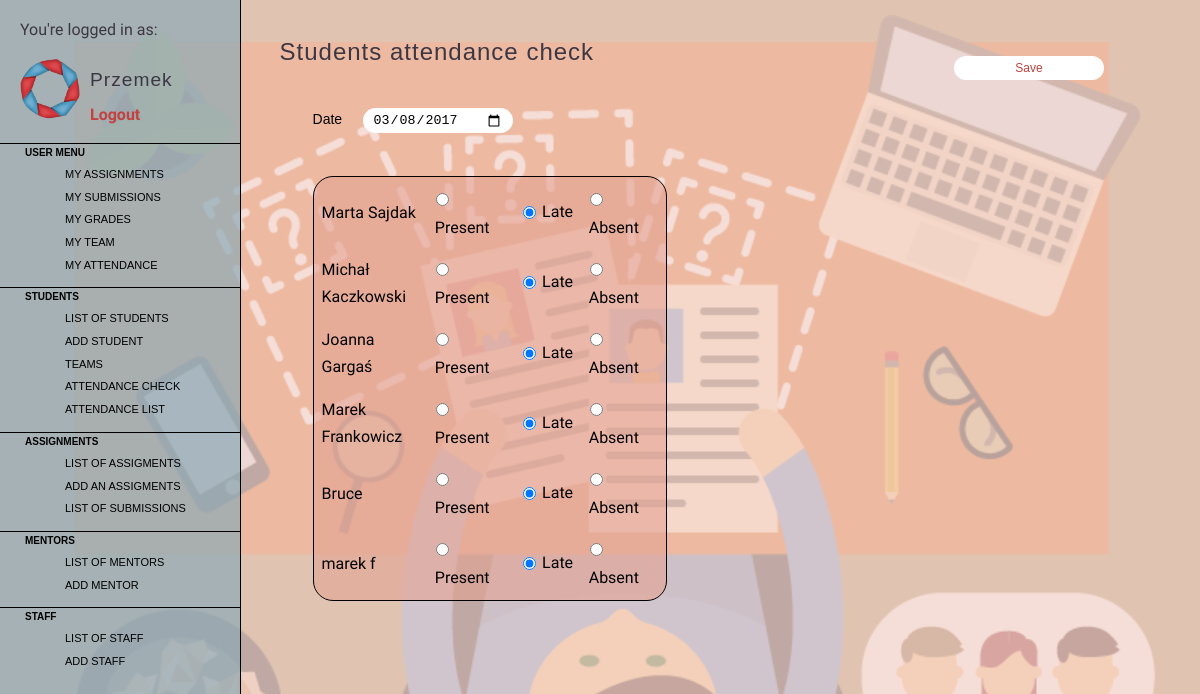
Before: /attendances/check/ with the older database file.
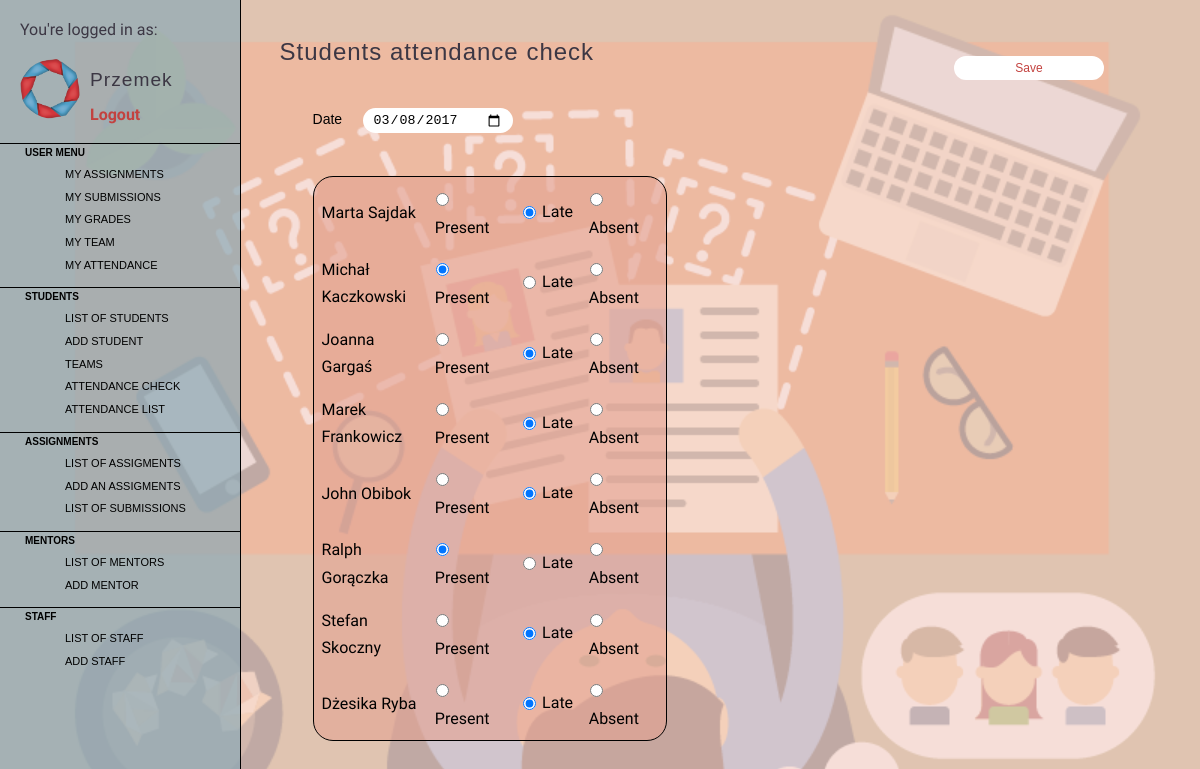
After: the same page with the newer database file.
### tables this page shows
CREATE TABLE "users" (
	`user_id`	INTEGER PRIMARY KEY AUTOINCREMENT,
	`name`	TEXT NOT NULL,
	`mail`	TEXT,
	`password`	CHAR(20) NOT NULL,
	`role`	TEXT NOT NULL
);

### controllers/attendances_ctrl.py (the view, shortened to what this page needs)
@attendances_ctrl.route("/attendances/check/", methods=['GET', 'POST'])
def check_attendance():
    students_list = User.get_user_list_by_role('student')
    chosen_date = request.args.get('date', None)
    by_date_list = Attendance.get_attendance_list_by_date(chosen_date)
    student_status_dict = {}
    for attendance in by_date_list:
        student_status_dict[attendance.get_student().get_id()] = attendance.get_status()
    if request.method == 'GET':
        if chosen_date is None:
            chosen_date = time.strftime("%Y-%m-%d")
            by_date_list = Attendance.get_attendance_list_by_date(chosen_date)
            student_status_dict = {}
            print(by_date_list)
            if len(by_date_list) != 0:
                for attendance in by_date_list:
                    student_status_dict[attendance.get_student().get_id()] = attendance.get_status()
            return render_template('attendance_check.html', students_list=students_list,
                                   chosen_date=chosen_date, student_status_dict=student_status_dict)
        elif len(by_date_list) == 0:
            return render_template('attendance_check.html', students_list=students_list,
                                   chosen_date=chosen_date, student_status_dict={})
        else:
            return render_template('attendance_check.html', students_list=students_list,
                                   chosen_date=chosen_date, student_status_dict=student_status_dict)

### db_controller.py (called while the page is built)
    @classmethod
    def connect(cls):
        return sqlite3.connect('data/ccms.db')

    @classmethod
    def read_user_record_by_user_id(cls, user_id):
        conn = cls.connect()
        cursor = conn.cursor()
        query = "SELECT * FROM `users` WHERE `user_id` = ?;"
        cursor.execute(query, (user_id,))
        user = cursor.fetchall()
        conn.close()
        return user

    @classmethod
    def read_user_record_list_by_role(cls, role):
        conn = cls.connect()
        cursor = conn.cursor()
        query = "SELECT * FROM `users` WHERE `role` = ?;"
        cursor.execute(query, (role,))
        user_list = cursor.fetchall()
        conn.close()
        return user_list

    @classmethod
    def read_attendance_record_list_by_date(cls, date):
        conn = cls.connect()
        cursor = conn.cursor()
        query = "SELECT * FROM `attendances` WHERE `date` = ?;"
        cursor.execute(query, (date,))
        attendance = cursor.fetchall()
        conn.close()
        return attendance

### main.py (called while the page is built)
@app.teardown_appcontext
def close_connection(exception):
    db = getattr(g, '_database', None)
    if db is not None:
        db.close()

### models/attendances.py (called while the page is built)
    @classmethod
    def get_attendance_list_by_date(cls, date):
        return cls.create_attendance_list_by_date(date)

    @classmethod
    def create_attendance_list_by_date(cls, date):
        attendance_data = DB.read_attendance_record_list_by_date(date)
        return [Attendance(*attendance) for attendance in attendance_data]

    def get_student(self):
        return self.student

    def get_status(self):
        return self.status

### models/users.py (called while the page is built)
    @classmethod
    def get_user_by_id(cls, user_id):
        return cls.create_user(user_id)

    @classmethod
    def get_user_list_by_role(cls, role):
        return cls.create_user_list_by_role(role)

    @classmethod
    def create_user(cls, user_id):
        pairs = {"student": Student, "mentor": Mentor, "staff": Staff, "boss": Boss}
        args = DB.read_user_record_by_user_id(user_id)
        return pairs[args[0][-1]](*args[0][:-1])

    @classmethod
    def create_user_list_by_role(cls, role):
        user_list = []
        users_data = DB.read_user_record_list_by_role(role)
        pairs = {"student": Student, "mentor": Mentor, "staff": Staff, "boss": Boss}
        for user in users_data:
            user_list.append(pairs[user[-1]](*user[:-1]))
        return user_list

    def get_name(self):
        return self.name

    def get_id(self):
        return self.id

### templates/attendance_check.html (shortened to what this page needs)
{% extends "layout.html" %}
{% block page_name_h1 %}Students attendance check{% endblock %}
{% block content %}
    <div class="content">
    <form action method="GET">
    <div id="label-input">
        <label>Date </label><input type="date" name="date" placeholder="Date"
                                   onchange="this.form.submit()"
           {{ "value={}".format(chosen_date) if chosen_date }} >
      </div>
    </form>
    <form action method="POST">
      <table id="attendance_table">
          {% for student in students_list %}
          <tr>
              <td> {{ student.get_name() }}</td>
              <td><input type="radio" name="{{ student.get_id() }}" value=1 required
                      {{ "checked=checked" if student_status_dict[student.get_id()] == 1}}/>Present</td>
              <td><input type="radio" name="{{ student.get_id() }}" value=0.8 required
                      {{ "checked=checked" if student_status_dict[student.get_id()] == 0.8}}/>Late</td>
              <td><input type="radio" name="{{ student.get_id() }}" value=0 required
                      {{ "checked=checked" if student_status_dict[student.get_id()] == 0}}/>Absent</td>
          </tr>
          {% endfor %}
      <button class="submit_button" type="submit" name="button">Save</button>
      </table>
    </form>
    </div>
  </div>
{% endblock %}

### templates/layout.html (shortened to what this page needs)
<!DOCTYPE html>
<html lang="en">
  <head>
    <link rel="stylesheet" href="/static/css/style.css">
  </head>
  <body>
    <sidebar>
      <header class="sideheader">
        <p>You're logged in as:</p>
        <img id="logo" src="images/logo.png" alt="logo">
        <h2>Przemek</h2>
        <a href="index.html">Logout</a>
      </header>
      <nav>
         <ul>
             <li><a href="user_details.html">User menu</a></li>
            <ul class="submenu">
                <li><a href="assignments.html">My assignments</a></li>
                <li><a href="submissions.html">My submissions</a></li>
                <li><a href="grades_view.html">My grades</a></li>
                <li><a href="team_details.html">My team</a></li>
                <li><a href="attendance_student_view.html">My attendance</a></li>
            </ul>
                <li><a href="users.html">Students</a></li>
                <ul class="submenu">
                    <li><a href="users.html">List of students</a></li>
                    <li><a href="add_edit_person_form.html">Add student</a></li>
                    <li><a href="teams.html">Teams</a></li>
                    <li><a href="attendance_check.html">Attendance check</a></li>
                    <li><a href="attendance_list.html">Attendance list</a></li>
                </ul>
                <li><a href="assignments.html">Assignments</a></li>
                    <ul class="submenu">
                    <li><a href="assignments.html">List of assigments</a></li>
                    <li><a href="add_edit_assignment.html">Add an assigments</a></li>
                    <li><a href="submissions.html">List of submissions</a></li>
                  </ul>
              <li><a href="users.html">Mentors</a></li>
                <ul class="submenu">
                  <li><a href="users.html">List of mentors</a></li>
                  <li><a href="add_edit_person_form.html">Add mentor</a></li>
                </ul>
              <li><a href="users.html">Staff</a></li>
                <ul class="submenu">
                  <li><a href="users.html">List of staff</a></li>
                  <li><a href="add_edit_person_form.html">Add staff</a></li>
                </ul>
            </ul>
          </nav>
    </sidebar>
    <div class="wrap">
        <h1>{% block page_name_h1 %}{% endblock %}</h1>
      <div class="content">
      {% block content %}{% endblock %}
      </div>
  </body>
</html>

### static/css/style.css (style rules this page uses)
html, body { height: 100%; }
body { font: 100% "Nunito Sans", sans-serif; line-height: 1.7; margin: 0; padding: 0; min-width: 470px; width: 100%; }
body::after { content: ""; background-image: url("/static/images/background.png"); background-size: 100%; position: fixed; z-index: -1; opacity: 0.3; top: 0; left: 0; bottom: 0; right: 0; height: 100%; }
p { color: #3C3744; text-align: left; }
h1, h2 { margin: 2%; font: normal 1.2em Sansita, sans-serif; letter-spacing: 1px; color: #3C3744; }
h1 { font-size: 1.5em; padding: 2%; }
h2 { margin: 0; padding: 10px 0; }
header { padding: 0 20px 5px 20px; }
#logo { border-radius: 50%; float: left; padding-right: 10px; width: 60px; }
a:link, a:visited, a:active, a:hover { font-weight: bold; text-decoration: none; color: #C3423F; }
button, .button { background-color: white; color: #C3423F; font-size: 12px; text-align: center; margin: 0 0 0 10px; padding: 3px 0; text-decoration: none; border-radius: 20px; border:none; display: inline-block; width: 125px; }
.submit_button { position: absolute; width: 150px; padding: 5px 10px; top: 7%; right: 8%; }
sidebar { float: left; width: 20%; height: 100%; background-color:rgba(138, 169, 181, 0.69); border-right: 1px solid black; position: fixed; }
.wrap { margin: 0 auto; top: 0; height: 100%; float: right; width: 79.9%; }
.wrap::after { background-color: rgba(228, 163, 148, 0.52); content: ""; position: fixed; z-index: -1; top: 0; left: 0; bottom: 0; right: 0; height: 100%; }
.content { padding: 0 10% 0 4%; margin-bottom: 10%; }
nav { padding-top: 4%; }
nav ul { margin: 0; padding: 0; list-style-type: none; overflow: hidden; }
nav ul li a { display: block; font-size: 10px; font-family: Sansita, sans-serif; color: black !important; text-transform: uppercase; text-decoration: none; padding: 0 20px 4px 25px; }
nav ul li a:first-of-type { border-top: 1px solid black; }
.submenu { margin-left: 40px; padding-bottom: 9px; }
.submenu li a { font-size: 11px; font-weight: 100; }
.submenu li a:first-of-type { border-top: none; }
#attendance_table { width: 50%; background-color: rgba(228, 163, 148, 0.62); border-radius: 20px; }
#attendance_table input { margin-left: 0; margin-right: 5px; width: 15px; }
#attendance_table td { padding: 6px; width: 200px; font-weight: 200; }
#label-input { padding: 0; display: inline-flex; margin-bottom: 3%; }
#label-input label { width: 50px; padding: 0; font-family: Helvetica, serif; font-size: 14px; font-weight: 100; }
#label-input input { width: 150px; margin: 0; border-radius: 25px; border-width: 0; }
label, input, textarea { float: left; clear: left; width: 15em; padding-left: 100px; }
input, textarea { width: 50%; padding: 4px 10px; margin: 8px 80px; box-sizing: border-box; }
table { background-color: rgba(228, 163, 148, 0.62); width: 100%; border: 1px solid black; border-radius: 20px; margin: 3% 0 10% 0; }
table td, table th { padding: 7px; }
table td { border-width: 1px; }
table tbody td:first-child, table thead th:first-child { border-right-width: 2px; }

Changed rows visible on the page:
removed users: get_name "Bruce"
computed for users "Michał Kaczkowski": get_id "☐" → "☑"; get_id "☑" → "☐"
changed users: get_name "marek f" → "John Obibok"
added users: get_name "Ralph Gorączka"
added users: get_name "Stefan Skoczny"
added users: get_name "Dżesika Ryba"
